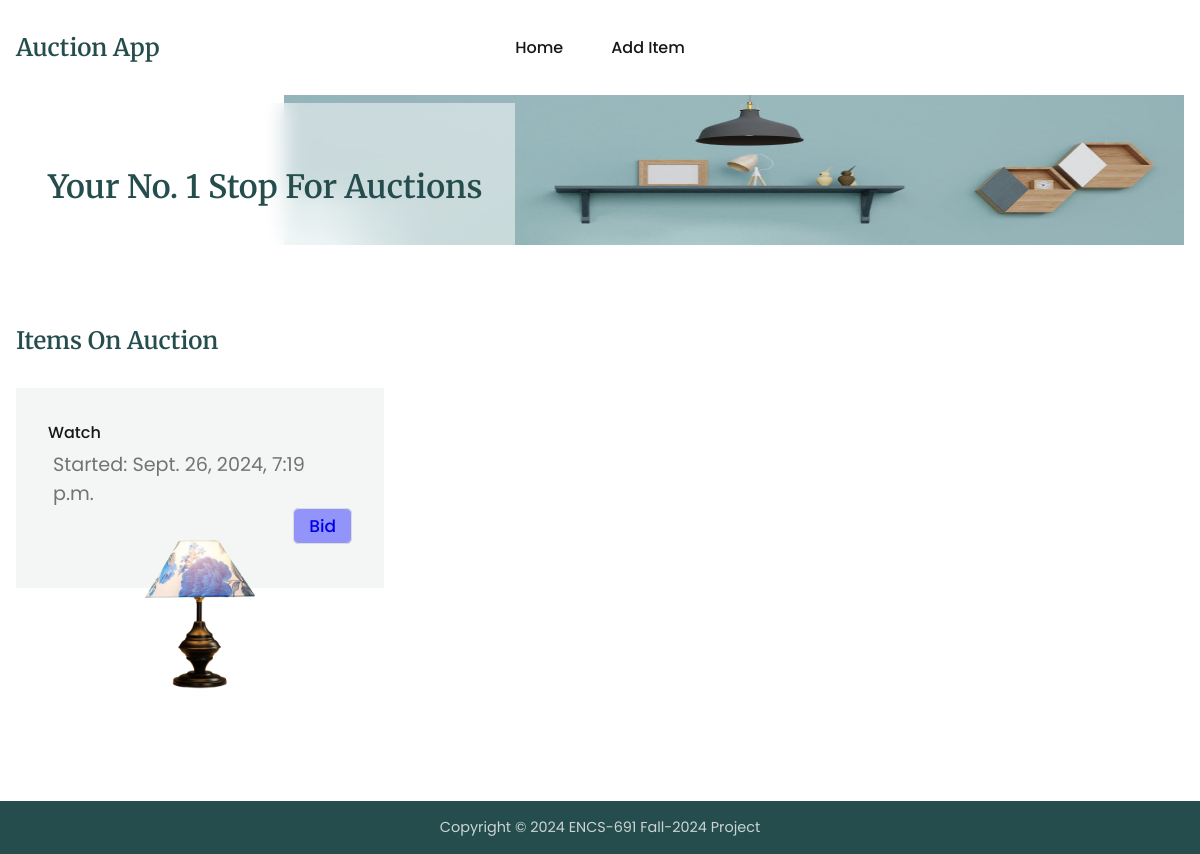
Before: /auctions/ with the older database file.
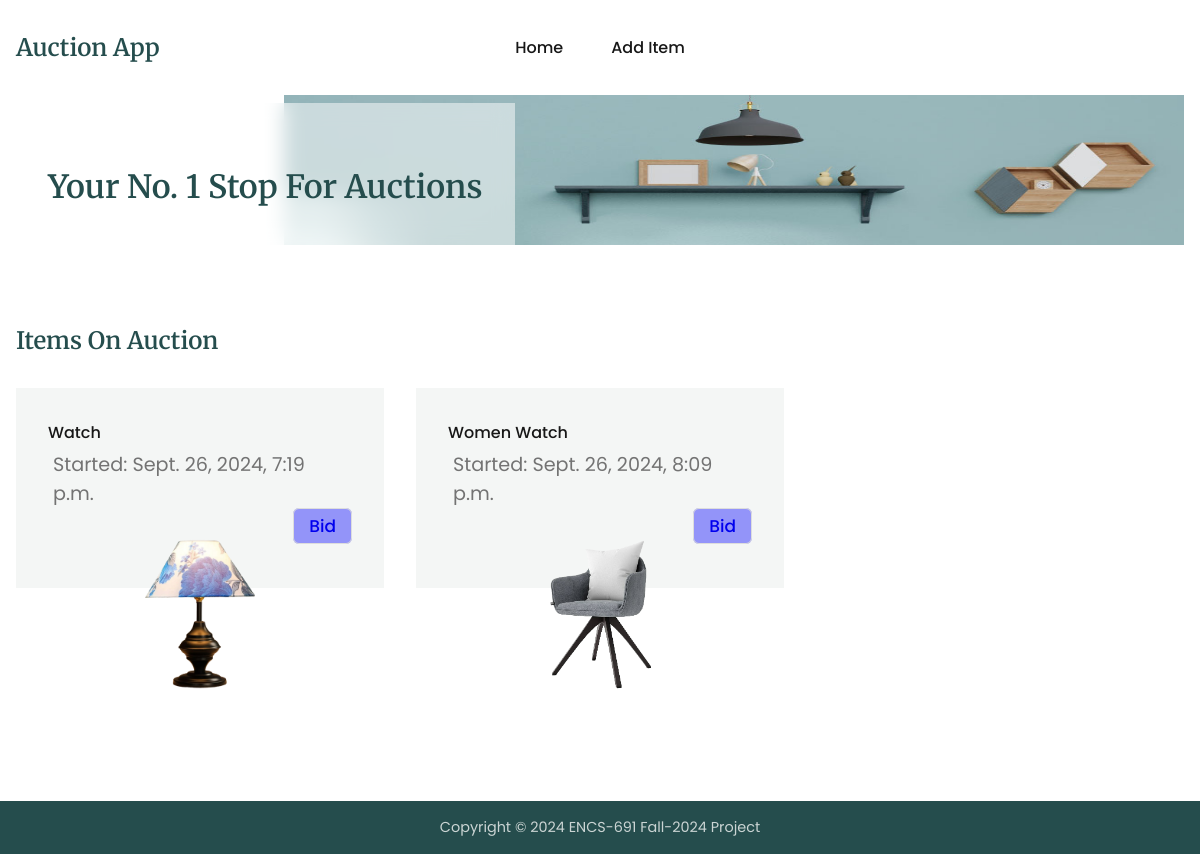
After: the same page with the newer database file.
### auctions/models.py (models this page shows, shortened)
class Item(models.Model):
    name = models.CharField(max_length=200)
    description = models.CharField(max_length=200)
    categoryid = models.CharField(max_length=200)
    subcategoryid = models.CharField(max_length=200, default='1')
    status = models.CharField(max_length=200)
    minimumbid = models.IntegerField()
    username = models.CharField(max_length=200)
    image = models.CharField(max_length=200)
    createdat = models.DateTimeField(default=timezone.now)

### auctions/views.py (the view)
# urls.py: path('', views.index, name='index'),
def index(req):
    items = getAllRecords(Item)
    if items:
        context = {'items': items}
        return render(req, 'auctions/index.html', context=context)
    error(req, message='Currently, no items are available for auction.')
    return render(req, 'auctions/index.html')

### auctions/utils.py (called while the page is built)
def getAllRecords(model):
    try:
        rows = model.objects.all()
    except (KeyError, model.DoesNotExist):
        return None
    else:
        return rows

### templates/auctions/index.html (shortened to what this page needs)
{% extends "base.html" %}
{% block content %}
<section class="section__container product__container" id="product">
    <h3 class="section__header">Items On Auction</h3>
    <div class="product__grid">
        {% for item in items %}
        <div class="product__card">
            <h4>{{item.name}}</h4>
            <p>Started: {{item.createdat}}</p>
            <div class="btn-div">
                <a
                    class="bid-btn"
                    href="{% url 'auctions:bidItem' item.id %}"
                >
                    Bid
                </a>
            </div>
            <img src="{{item.image}}" alt="{{item.name}}" />
        </div>
        {% endfor %}
    </div>
</section>
{% endblock %}

Changed rows visible on the page:
added Item: name "Women Watch", createdat "Sept. 26, 2024, 8:09 p.m.", image (picture)
